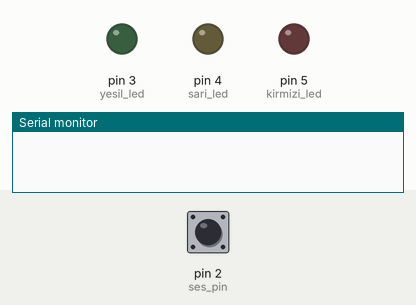
Bench run of a sketch on a simulated Arduino Uno, built with avr-gcc and run on an emulated ATmega328P. Parts: output pins drawn as LEDs (lit = HIGH), the last lines printed to the serial monitor. Dashed ring = blinking. Inputs (shaded band) come from the test bench; at power-on: pin 2 (ses_pin) HIGH.

Above: at 1.2 s.
1.3 s: pin 2 (ses_pin) driven LOW
At 2.9 s:
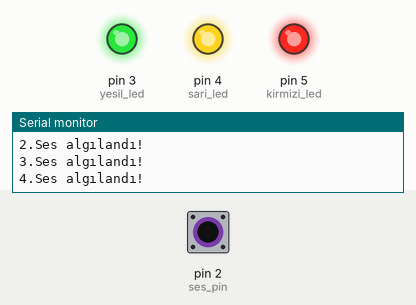
3.8 s: pin 2 (ses_pin) driven HIGH
At 5.0 s:
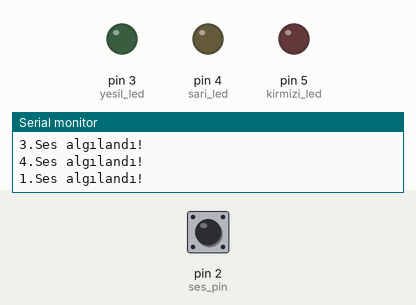
5.3 s: pin 2 (ses_pin) driven LOW
At 5.7 s:
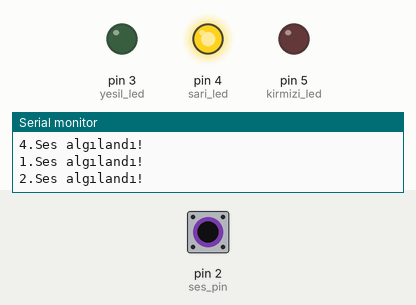
7.8 s: pin 2 (ses_pin) pulsed HIGH 5 times (0.12 s each, 0.3 s apart)
At 10.0 s:
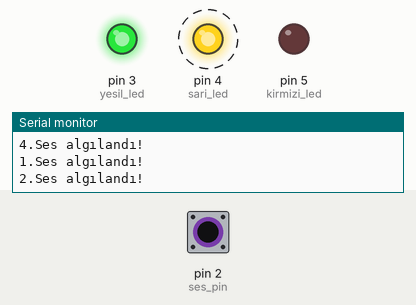
Timing chart, 0 to 11.6 s (numbered marks = the images above; inputs shaded):
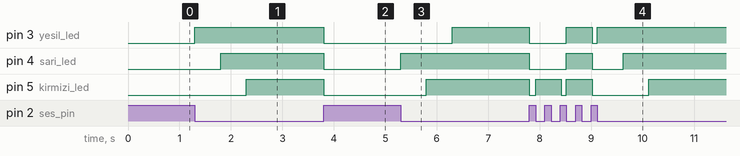

Measured:
- after the input at 1.3 s, pin 3 (yesil_led): LOW → HIGH at once; pin 4 (sari_led): LOW → HIGH after 0.50 s; pin 5 (kirmizi_led): LOW → HIGH after 1.0 s
- after the input at 3.8 s, pin 3 (yesil_led), pin 4 (sari_led), pin 5 (kirmizi_led): HIGH → LOW at once
- after the input at 5.3 s, pin 3 (yesil_led): LOW → HIGH after 1.0 s; pin 4 (sari_led): LOW → HIGH at once; pin 5 (kirmizi_led): LOW → HIGH after 0.50 s
- after the input at 7.8 s, pin 3 (yesil_led): HIGH → LOW at once, → HIGH 0.72 s later, → LOW 0.50 s later, → HIGH 0.10 s later; pin 4 (sari_led): alternates HIGH for 0.50 s and LOW for 0.66 s, 4 changes in all, then stays HIGH, starting at once

The sketch:

ses-ile-kod-kontrol.ino
```cpp
const byte ses_pin = 2;
const byte yesil_led = 3;
const byte sari_led = 4;
const byte kirmizi_led = 5;

int sensor_veri = 0;
int sayac = 0;

void setup() {
  pinMode(ses_pin, INPUT);
  pinMode(yesil_led, OUTPUT);
  pinMode(sari_led, OUTPUT);
  pinMode(kirmizi_led, OUTPUT);
  Serial.begin(9600);
}

void loop() {
  sensor_veri = digitalRead(ses_pin);
  if(sensor_veri == LOW){
    sayac++;
    switch(sayac){
      case 1:
        Serial.println("1.Ses algılandı!");
        digitalWrite(yesil_led, HIGH);
        delay(500);
        break;
      case 2:
        Serial.println("2.Ses algılandı!");
        digitalWrite(sari_led, HIGH);
        delay(500);
        break;
      case 3:
        Serial.println("3.Ses algılandı!");
        digitalWrite(kirmizi_led, HIGH);
        delay(500);
        break;
      case 4:
        Serial.println("4.Ses algılandı!");
        digitalWrite(yesil_led, HIGH);
        digitalWrite(sari_led, HIGH);
        digitalWrite(kirmizi_led, HIGH);
        delay(500);
        sayac=0;
        break;
    }
  }
  else{
    digitalWrite(yesil_led, LOW);
    digitalWrite(sari_led, LOW);
    digitalWrite(kirmizi_led, LOW);
  }
}
```
